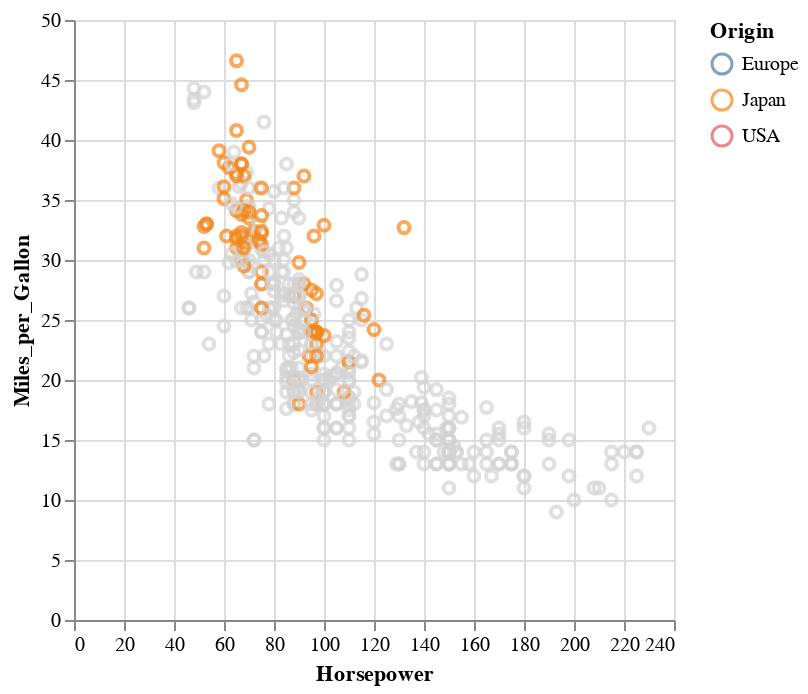

Notebook source saved alongside this figure:
### Markdown cell above
Alternatively, the selection may be used to control the color of the selected points (without filtering) by passing a `condition` as the color encoding.

### Code cell
selection = alt.selection_point(
    fields=['Origin'],
    value="Japan",
)

alt.Chart(cars).mark_point().encode(
    alt.X('Horsepower'),
    alt.Y('Miles_per_Gallon'),
    color=alt.condition(
        selection,
        alt.Color('Origin:N').scale(domain=['Europe', 'Japan', 'USA']),
        alt.value("lightgrey")
    )
).add_params(
    selection
)

### Figure 1 — Vega-Lite specification as saved in the notebook (floating-point values rounded to 4 significant figures; data arrays with more than 128 entries replaced by an {"elided": "..."} marker saying what was removed)
{"config": {"view": {"continuousWidth": 300, "continuousHeight": 300}}, "data": {"name": "data-583e73726c1545c56c203344161a975c"}, "mark": {"type": "point"}, "encoding": {"color": {"condition": {"param": "param_6", "field": "Origin", "scale": {"domain": ["Europe", "Japan", "USA"]}, "type": "nominal"}, "value": "lightgrey"}, "x": {"field": "Horsepower", "type": "quantitative"}, "y": {"field": "Miles_per_Gallon", "type": "quantitative"}}, "params": [{"name": "param_6", "select": {"type": "point", "fields": ["Origin"]}, "value": "Japan"}], "$schema": "https://vega.github.io/schema/vega-lite/v5.17.0.json", "datasets": {"data-583e73726c1545c56c203344161a975c": {"elided": "406 records"}}}
